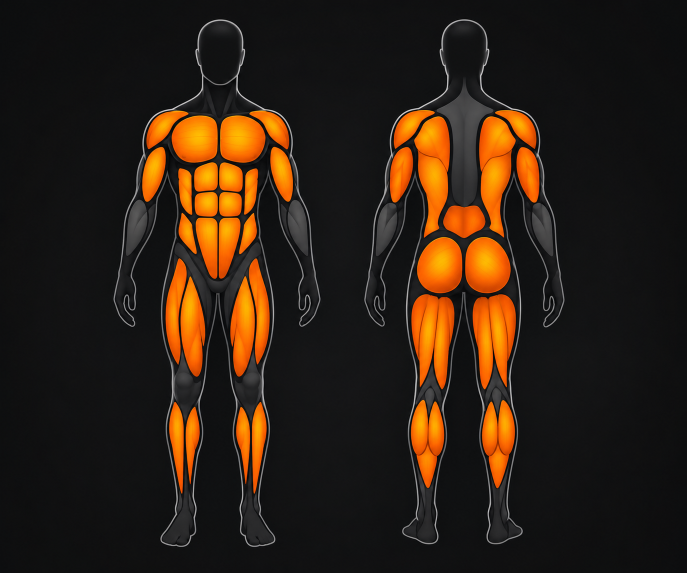
#> input picture tools/muskelkart/kilde.png, 1374 x 1145 px (shown at 1/2 size)
$ python lag_muskelkart.py
#> lines starting #> are read from the running program, lines starting #| are printed output that depends on the picture; after the words box and inside, x2 and y2 are one past the last pixel; in counts of white or black regions, pixels touching at a corner belong together
"""Lager muskelkartet i appen fra kilde.png (generert illustrasjon av kroppen forfra og bakfra, musklene oransje).

    python lag_muskelkart.py

Skriver to filer til app/src/main/res/drawable-nodpi:
  muscle_body.webp   bildet med musklene grå (utrent) og gjennomsiktig bakgrunn
  muscle_labels.webp for hver piksel: R = Muscle.ordinal + 1 (0 = ingen muskel), G = skygge, B = hvor mye som er muskel
Appen (MuscleMap.kt) farger musklene etter belastning med disse.

Krever Pillow, numpy og scipy. Hver oransje flate i bildet kobles til en muskelgruppe ut fra hvor midtpunktet ligger
(se muskel()). Byttes kildebildet, må den sjekkes på nytt.
"""
import os

import numpy as np
from PIL import Image
from scipy import ndimage

HER = os.path.dirname(os.path.abspath(__file__))
UT = os.path.join(HER, "..", "..", "app", "src", "main", "res", "drawable-nodpi")
# Samme rekkefølge som enum class Muscle i Models.kt.
MUSKLER = ["CHEST", "BACK", "SHOULDERS", "BICEPS", "TRICEPS", "QUADS", "GLUTES_HAMS", "CALVES", "ABS"]
BREDDE = 760


def muskel(x, y, midt_front, midt_bak):
    """Muskelgruppe for en oransje flate med midtpunkt (x, y). Forfra står til venstre, bakfra til høyre;
    midt_* er midtlinja i hver figur. Avstanden fra midtlinja skiller skulder/bryst og arm/mage."""
    front = abs(x - midt_front) < abs(x - midt_bak)
    av = abs(x - (midt_front if front else midt_bak))
    if y < 300:
        return "SHOULDERS" if av > 85 else ("CHEST" if front else "BACK")
    if y < 520:
        if av > 100:
            return "BICEPS" if front else "TRICEPS"
        return "ABS" if front else "BACK"
    if y < 760:
        return "QUADS" if front else "GLUTES_HAMS"
    return "CALVES"


def main():
    im = np.asarray(Image.open(os.path.join(HER, "kilde.png")).convert("RGB")).astype(float)
    r, g, b = im[..., 0], im[..., 1], im[..., 2]
    h, w = r.shape
#> h = 1145; w = 1374
    kjerne = (r > 120) & (r - b > 80) & (g > 40)
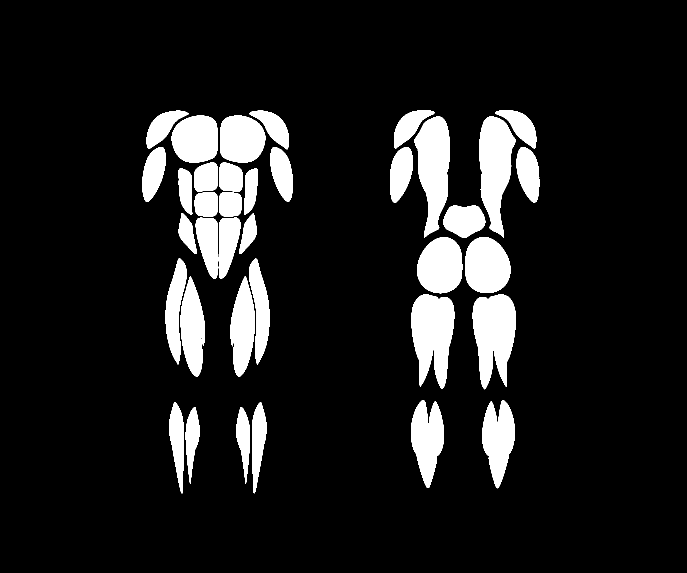
#> kjerne: shape (1145, 1374) bool (shown at 1/2 size); 11.4% white; 37 white regions, largest, box (x1, y1, x2, y2) and area: (823, 589, 909, 778) 11595, (945, 589, 1032, 779) 11587, (958, 233, 1032, 475) 11109
    lab, n = ndimage.label(kjerne)
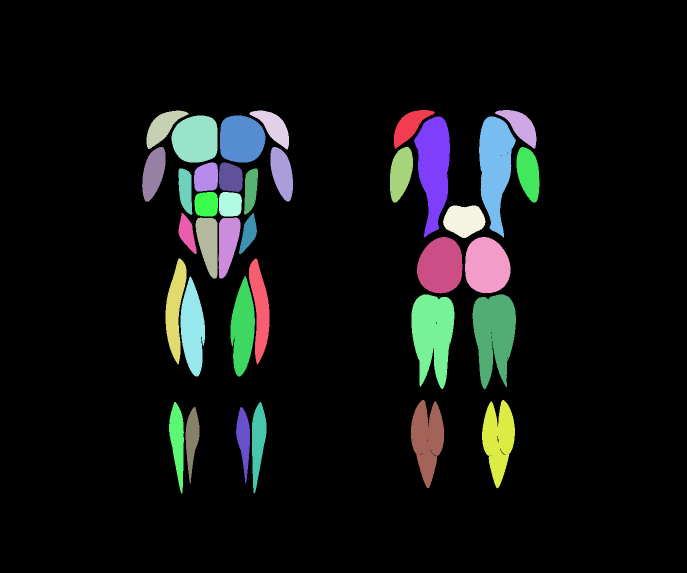
#> lab: shape (1145, 1374) int32 (shown at 1/2 size); 38 distinct labels, from 0 to 37; one colour per label, 0 black
#> n = 37
    gruppe = np.zeros(lab.shape, int)
    storrelse = ndimage.sum(kjerne, lab, range(1, n + 1))
#> storrelse = 37 values, max 11595 at index 29, min 1544 at index 20, mean 4835.8
    midt = ndimage.center_of_mass(kjerne, lab, range(1, n + 1))
#> midt = 37 pairs, first value 251.6 to 882.2, second value 306.6 to 1056.6
    flater = [(i + 1, cx, cy) for i, ((cy, cx), st) in enumerate(zip(midt, storrelse)) if st > 300]
#> flater = 37 items, first 6: (1, 818.4, 251.6), (2, 1041.2, 251.7), (3, 324.7, 253.4), (4, 547.2, 253.4), (5, 391.3, 277.9), (6, 482.4, 278)
    # Midtlinja i hver figur: snittet av alle flatene på hver side av bildet (figurene er symmetriske).
    midt_front = np.mean([cx for _, cx, _ in flater if cx < w / 2])
#> midt_front = 435.6
    midt_bak = np.mean([cx for _, cx, _ in flater if cx >= w / 2])
#> midt_bak = 927.7
    for i, cx, cy in flater:
        gruppe[lab == i] = MUSKLER.index(muskel(cx, cy, midt_front, midt_bak)) + 1
#> this loop made 37 passes
#> (cx, cy, front in muskel, av in muskel) on passes 1 to 12: (818.4, 251.6, False, 109.3), (1041.2, 251.7, False, 113.4), (324.7, 253.4, True, 110.9), (547.2, 253.4, True, 111.5), (391.3, 277.9, True, 44.3), (482.4, 278, True, 46.76), (867.5, 334.3, False, 60.23), (989.8, 333.3, False, 62.06), (306.6, 345.6, True, 129), (563.6, 345.7, True, 128), (801.2, 345.8, False, 126.6), (1056.6, 346.1, False, 128.8)
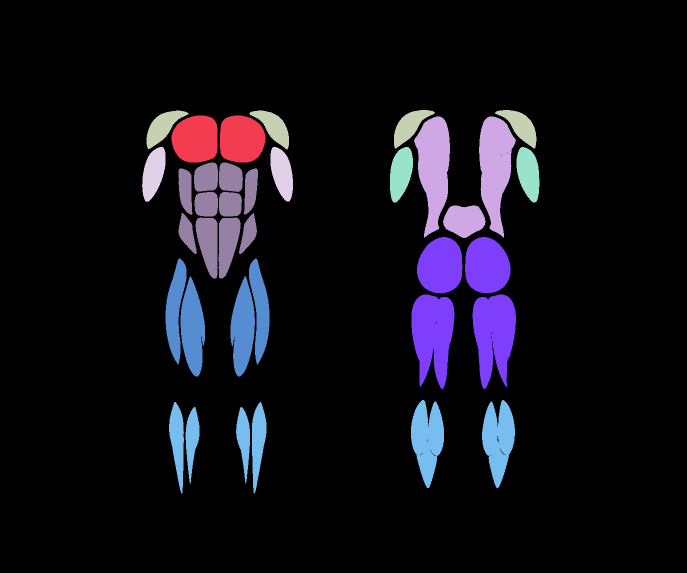
#> gruppe: shape (1145, 1374) int64 (shown at 1/2 size); 10 distinct labels, from 0 to 9; one colour per label, 0 black
    # Myke kanter: hvor oransje pikselen er, og nærmeste muskel for kantpiksler.
    oransje = np.clip(((r - b) - 20) / 80, 0, 1) * (r > 60)
    dist, (iy, ix) = ndimage.distance_transform_edt(gruppe == 0, return_indices=True)
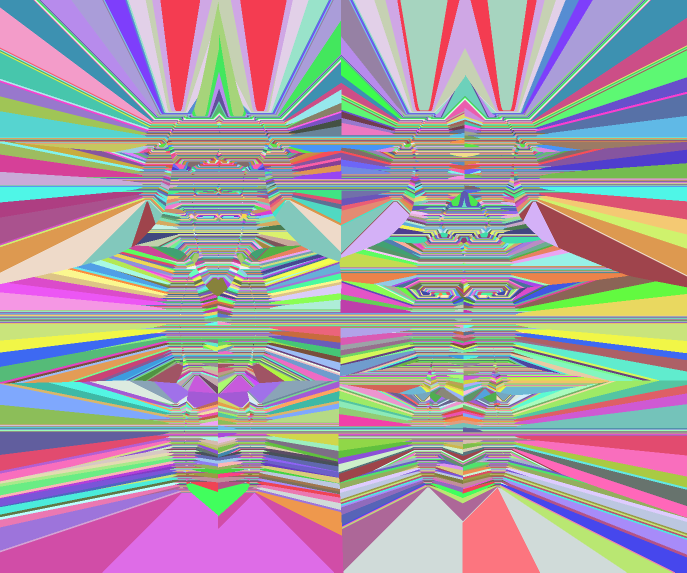
#> iy: shape (1145, 1374) int32 (shown at 1/2 size); 746 distinct labels, from 220 to 986; one colour per label, 0 black
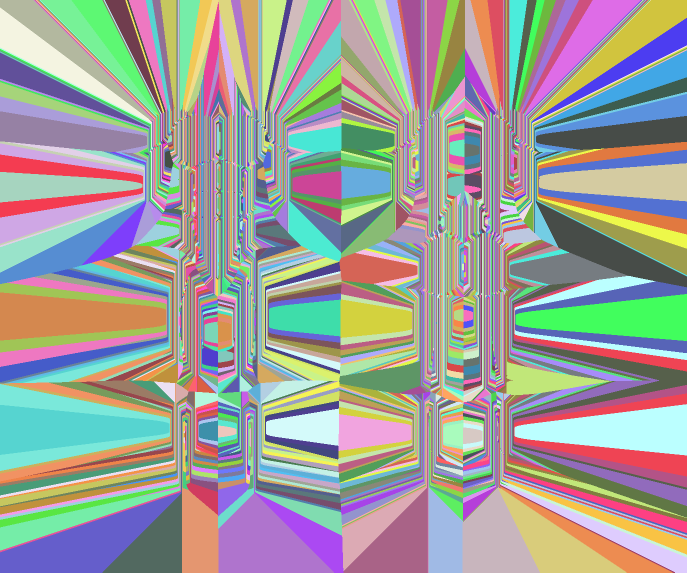
#> ix: shape (1145, 1374) int32 (shown at 1/2 size); 600 distinct labels, from 284 to 1078; one colour per label, 0 black
    alfa = np.where(dist <= 4, oransje, 0)
    gid = np.where(alfa > 0.02, gruppe[iy, ix], 0)
#> gid: shape (1145, 1374) int64; 10 distinct labels, from 0 to 9
    alfa = np.where(gid > 0, alfa, 0)
    lys = (0.6 * r + 0.4 * g) / 255
    skygge = np.clip(lys / np.percentile(lys[gid > 0], 95), 0, 1.2)
    utrent = np.array([72, 70, 66], float)
    grunn = im * (1 - alfa[..., None]) + utrent * skygge[..., None] * alfa[..., None]
    # Bakgrunnen (nesten svart, sammenhengende med kantene) blir gjennomsiktig.
    mork = im.max(axis=2) < 34
#> mork: shape (1145, 1374) bool; 81.5% white; 89 black regions (51 under 20 px), largest, box (x1, y1, x2, y2) and area: (226, 38, 642, 1094) 109459, (728, 38, 1129, 1089) 63723, (828, 157, 1032, 477) 39693
    bl, _ = ndimage.label(mork)
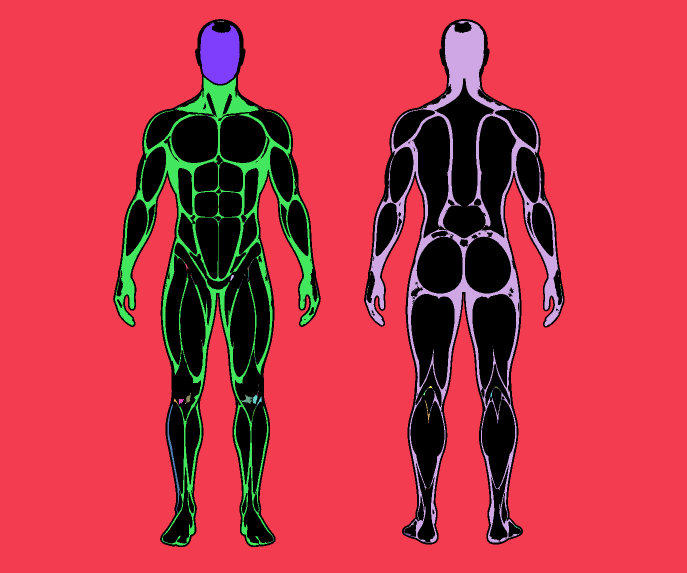
#> bl: shape (1145, 1374) int32 (shown at 1/2 size); 329 distinct labels, from 0 to 328; one colour per label, 0 black
    kant = set(np.unique(np.concatenate([bl[0], bl[-1], bl[:, 0], bl[:, -1]]))) - {0}
#> kant = 1 item
    a = ndimage.gaussian_filter(np.where(np.isin(bl, list(kant)), 0, 255).astype(float), 0.8).clip(0, 255).astype(np.uint8)
    ys, xs = np.where(a > 0)
    y0, y1, x0, x1 = max(0, ys.min() - 6), min(h, ys.max() + 7), max(0, xs.min() - 6), min(w, xs.max() + 7)
#> y0 = 30; y1 = 1102; x0 = 218; x1 = 1137
    kropp = np.dstack([grunn.clip(0, 255).astype(np.uint8), a])[y0:y1, x0:x1]
    etiketter = np.dstack([gid.astype(np.uint8), (skygge / 1.2 * 255).astype(np.uint8), (alfa * 255).astype(np.uint8)])[y0:y1, x0:x1]
    hoyde = int((y1 - y0) * BREDDE / (x1 - x0))
#> hoyde = 886
    Image.fromarray(kropp, "RGBA").resize((BREDDE, hoyde), Image.LANCZOS).save(
        os.path.join(UT, "muscle_body.webp"), "WEBP", quality=90, method=6)
    Image.fromarray(etiketter, "RGB").resize((BREDDE, hoyde), Image.NEAREST).save(
        os.path.join(UT, "muscle_labels.webp"), "WEBP", lossless=True, method=6)
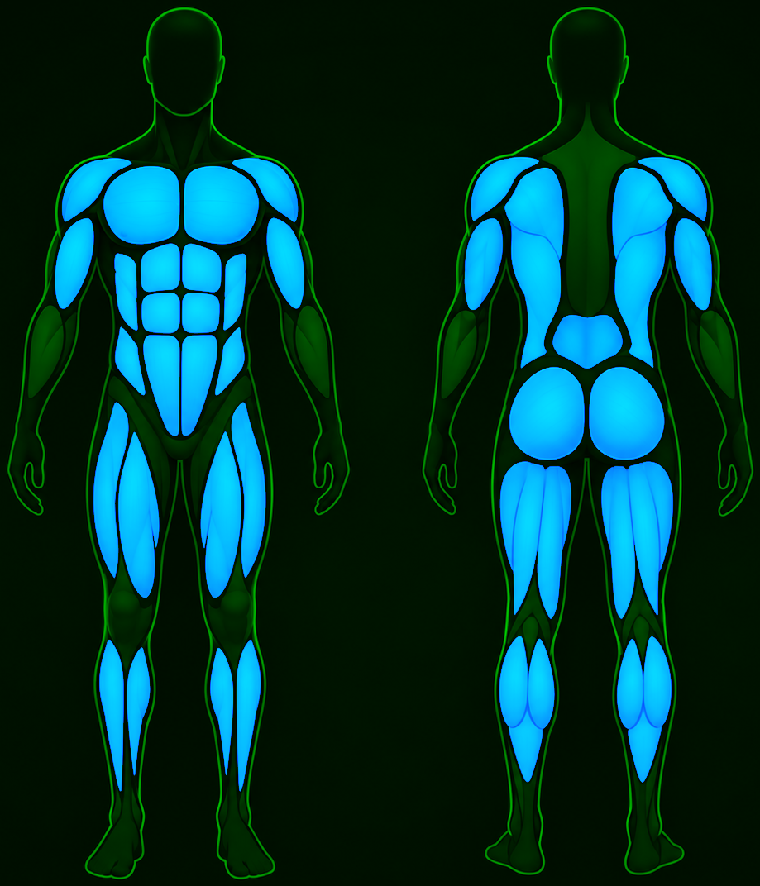
#> saved as muscle_labels.webp: PIL image 760x886 RGB; mean R, G, B 1, 53.4, 47.1
    print(f"skrev {BREDDE} x {hoyde}")
#| skrev 760 x 886


if __name__ == "__main__":
    main()
